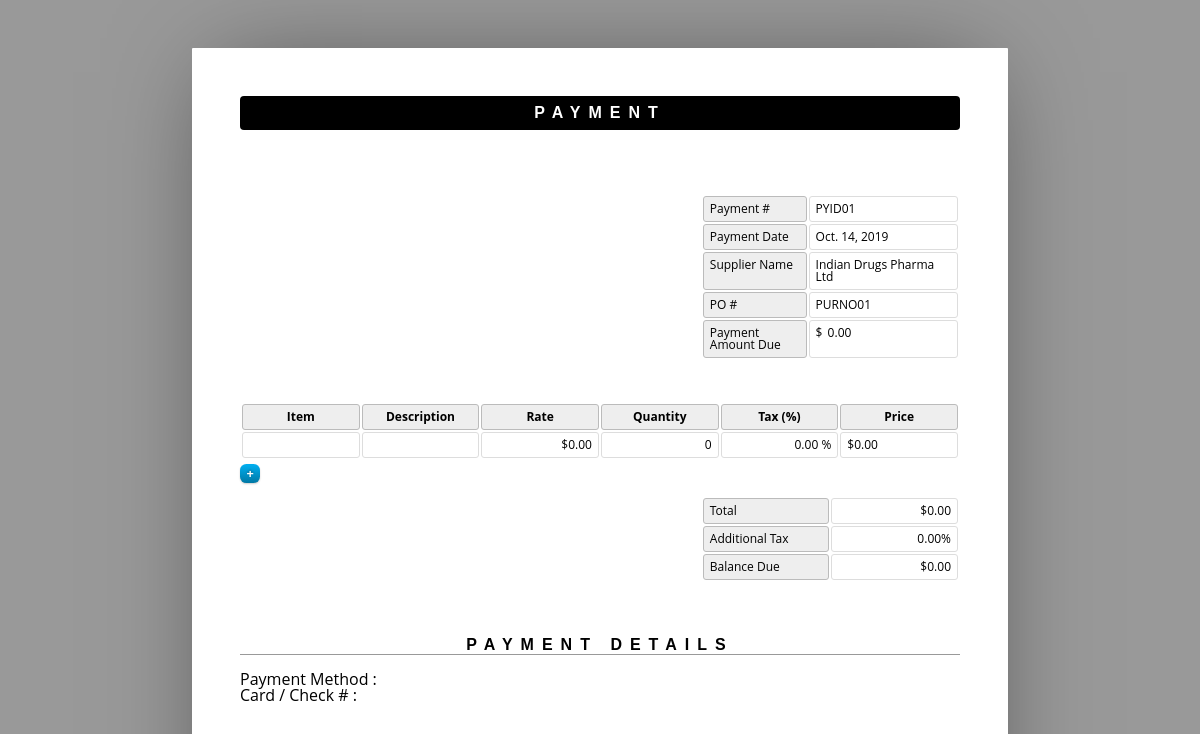
/payment/, run on the app's committed database.
### payment/models.py (models this page shows, shortened)
class payment(models.Model) :
    payment_id = models.CharField(max_length=10, default='PYID',primary_key=True)
    payment_date = models.DateField()
    payment_amount = models.DecimalField(max_digits=10000,decimal_places=2, default='00000.00')
    payment_details = models.CharField(max_length=25,default='Cheque/DD/NEFT')
    purchase_orderno = models.ForeignKey(purchaseorder,on_delete=models.CASCADE)
    supplier_id = models.ForeignKey(supplier,on_delete=models.CASCADE)

### supplier/models.py (models this page shows, shortened)
class supplier(models.Model) :
    supplier_id = models.CharField(max_length=10, default='SUPPID',primary_key=True)
    supplier_name = models.CharField(max_length=25, default='xxx')
    supplier_address = models.CharField(max_length=30, default='xxx')
    supplier_contactno = models.CharField(max_length=12,default='080-')
    supplier_email_id = models.CharField(max_length=35, default='xxxxx@xxxxx.com')

### purchaseorder/models.py (models this page shows, shortened)
class purchaseorder(models.Model) :
    purchase_orderno = models.CharField(max_length=10, default='PURNO',primary_key=True)
    purchase_orderdate = models.DateField(auto_now=True)
    shipment_address = models.CharField(max_length=100,default='Enter shipment address')
    supplier_id = models.ForeignKey(supplier,on_delete=models.CASCADE)

### payment/views.py (the view)
# urls.py: path('payment/',payment_detail_view,name='payment'),
def payment_detail_view(request):
    obj = payment.objects.all()
    context = {
        'object' : obj
    }
    return render(request,"payment/detail.html", context)

### templates/payment/detail.html (shortened to what this page needs)
{% extends 'po.html' %}
{% load staticfiles %}
{% block content1 %}
    <body>
        <header>
            <h1>Payment</h1>
        </header>
        <article>
				<table class="meta">
						{% for o in object %}
								{% ifchanged %}
									<tr>
										<th><span contenteditable> Payment #</span></th>
										<td><span contenteditable>{{ o.payment_id }}</span></td>
									</tr>
									<tr>
										<th><span contenteditable> Payment Date</span></th>
										<td><span contenteditable>{{ o.payment_date }}</span></td>
                                    </tr>
                                    <tr>
                                            <th><span contenteditable> Supplier Name </span></th>
                                            <td><span contenteditable>{{ o.supplier_id.supplier_name }}</span></td>
                                    </tr>
                                    <tr>
                                        <th><span contenteditable> PO # </span></th>
                                        <td><span contenteditable>{{ o.purchase_orderno.purchase_orderno }}</span></td>
                                </tr>
								{% endifchanged %}
						{% endfor %}
					<tr>
						<th><span contenteditable>Payment Amount Due</span></th>
						<td><span id="prefix" contenteditable>$</span><span>600.00</span></td>
					</tr>
				</table>
            <table class="inventory">
                <thead>
                    <tr>
                        <th><span contenteditable>Item</span></th>
                        <th><span contenteditable>Description</span></th>
                        <th><span contenteditable>Rate</span></th>
                        <th><span contenteditable>Quantity</span></th>
                        <th><span contenteditable>Tax (%)</span></th>
                        <th><span contenteditable>Price</span></th>
                    </tr>
                </thead>
                <tbody>
                        {% for o in object %}
                            <tr>
                                <td><a class="cut">-</a><span contenteditable>{{ o.purchase_orderno.purchase_orderno.medicine_id.medicine_id }}</span></td>
                                <td><span contenteditable>{{ o.medicine_id.medicine_groups.medicine_groups }}</span></td>
                                <td><span data-prefix>$</span><span contenteditable>{{ o.medicine_id.medicine_price }}</span></td>
                                <td><span contenteditable>0</span></td>
                                <td><span contenteditable>0.00 %</span></td>
                                <td><span data-prefix>$</span><span>{{ o.medicine_id.medicine_price }}</span></td>
                            </tr>
                        {% endfor %}
                </tbody>
            </table>
            <a class="add">+</a>
            <table class="balance">
                <tr>
                    <th><span contenteditable>Total</span></th>
                    <td><span data-prefix>$</span><span>600.00</span></td>
                </tr>
                <tr>
                    <th><span contenteditable>Additional Tax</span></th>
                    <td><span contenteditable>0.00%</span></td>
                </tr>
                <tr>
                    <th><span contenteditable>Balance Due</span></th>
                    <td><span data-prefix>$</span><span>600.00</span></td>
                </tr>
            </table>
        </article>
        <aside>
            <h1><span contenteditable>Payment Details</span></h1>
            <div contenteditable>
                <p>Payment Method : </p>
                <p>Card / Check # : </p>
            </div>
        </aside>
    </body>
{% endblock %}

### static/css/style.css (style rules this page uses)
* { border: 0; box-sizing: content-box; color: inherit; font-family: inherit; font-size: inherit; font-style: inherit; font-weight: inherit; line-height: inherit; list-style: none; margin: 0; padding: 0; text-decoration: none; vertical-align: top; }
*[contenteditable] { border-radius: 0.25em; min-width: 1em; outline: 0; }
*[contenteditable] { cursor: pointer; }
span[contenteditable] { display: inline-block; }
h1 { font: bold 100% sans-serif; letter-spacing: 0.5em; text-align: center; text-transform: uppercase; }
table { font-size: 75%; table-layout: fixed; width: 100%; }
table { border-collapse: separate; border-spacing: 2px; }
th, td { border-width: 1px; padding: 0.5em; position: relative; text-align: left; }
th, td { border-radius: 0.25em; border-style: solid; }
th { background: #EEE; border-color: #BBB; }
td { border-color: #DDD; }
html { font: 16px/1 'Open Sans', sans-serif; overflow: auto; padding: 0.5in; }
html { background: #999; cursor: default; }
body { box-sizing: border-box; height: 11in; margin: 0 auto; overflow: hidden; padding: 0.5in; width: 8.5in; }
body { background: #FFF; border-radius: 1px; box-shadow: 0 0 1in -0.25in rgba(0, 0, 0, 0.5); }
header { margin: 0 0 3em; }
header:after { clear: both; content: ""; display: table; }
header h1 { background: #000; border-radius: 0.25em; color: #FFF; margin: 0 0 1em; padding: 0.5em 0; }
article, article address, table.meta, table.inventory { margin: 0 0 3em; }
article:after { clear: both; content: ""; display: table; }
table.meta, table.balance { float: right; width: 36%; }
table.meta:after, table.balance:after { clear: both; content: ""; display: table; }
table.meta th { width: 40%; }
table.meta td { width: 60%; }
table.inventory { clear: both; width: 100%; }
table.inventory th { font-weight: bold; text-align: center; }
table.inventory td:nth-child(1) { width: 26%; }
table.inventory td:nth-child(2) { width: 38%; }
table.inventory td:nth-child(3) { text-align: right; width: 12%; }
table.inventory td:nth-child(4) { text-align: right; width: 12%; }
table.inventory td:nth-child(5) { text-align: right; width: 12%; }
table.balance th, table.balance td { width: 50%; }
table.balance td { text-align: right; }
aside h1 { border: none; border-width: 0 0 1px; margin: 0 0 1em; }
aside h1 { border-color: #999; border-bottom-style: solid; }
.add, .cut { border-width: 1px; display: block; font-size: .8rem; padding: 0.25em 0.5em; float: left; text-align: center; width: 0.6em; }
.add, .cut { background: #9AF; box-shadow: 0 1px 2px rgba(0,0,0,0.2); background-image: -moz-linear-gradient(#00ADEE 5%, #0078A5 100%); background-image: -webkit-linear-gradient(#00ADEE 5%, #0078A5 100%); border-radius: 0.5em; border-color: #0076A3; color: #FFF; cursor: pointer; font-weight: bold; text-shadow: 0 -1px 2px rgba(0,0,0,0.333); }
.add { margin: -2.5em 0 0; }

### data on the page
payment: payment_id "PYID01", payment_date "Oct. 14, 2019", supplier_id.supplier_name "Indian Drugs Pharma Ltd", purchase_orderno.purchase_orderno "PURNO01"
